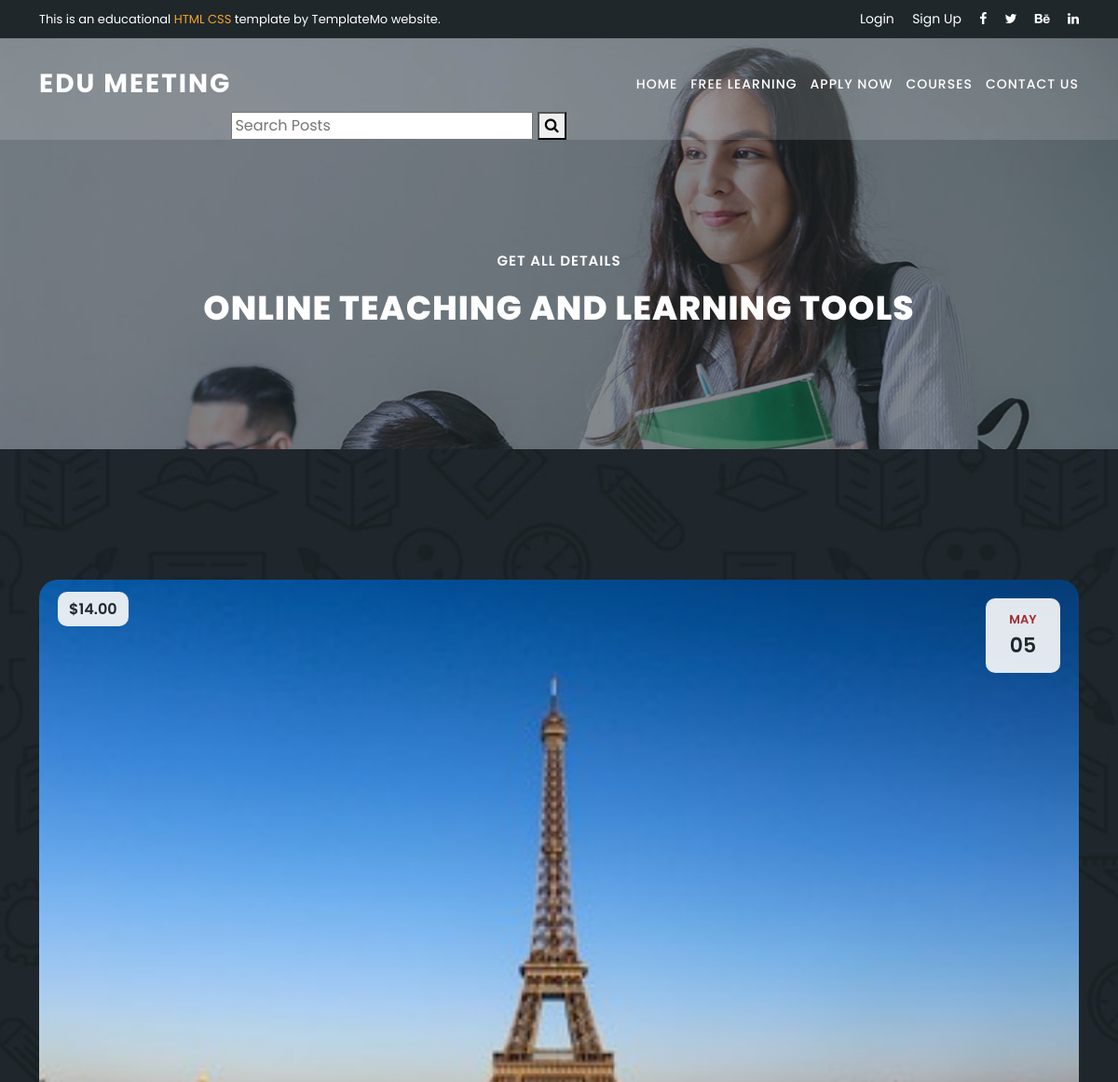
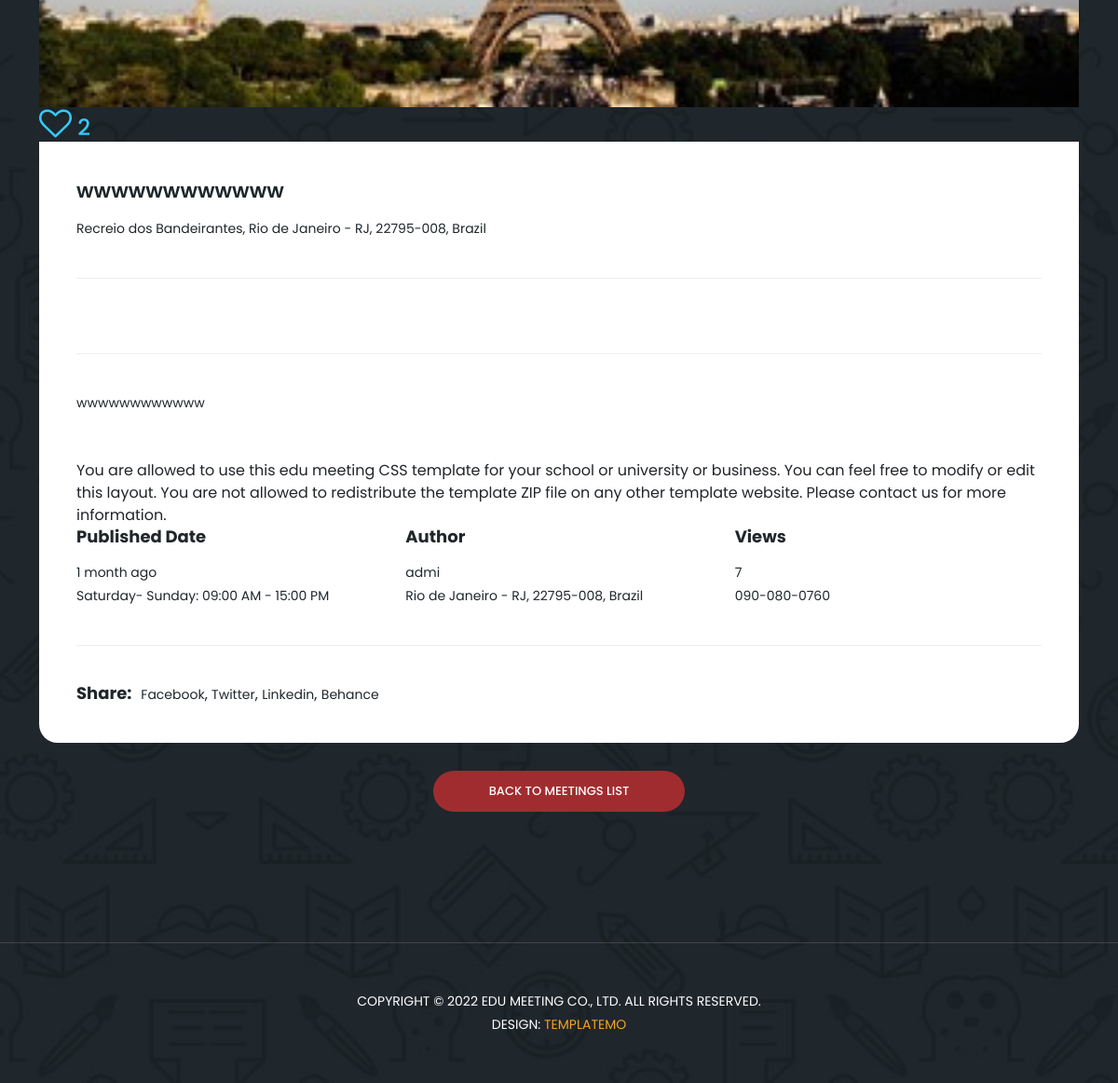
Screenshot of /blog/9 with the database file from the repository (2 pictures, top to bottom).
### blog/models.py (models this page shows, shortened)
class Post(models.Model):
    image = models.ImageField(upload_to='blog/', default='blog/default.jpg')
    tags = TaggableManager(blank=True)
    category = models.ManyToManyField(Category)
    author = models.ForeignKey(User, on_delete=models.SET_NULL, null=True)
    title = models.CharField(max_length=255)
    content = models.TextField()
    counted_view = models.IntegerField(default=0)
    status = models.BooleanField(default=False)
    created_date = models.DateTimeField(auto_now_add=True)
    updated_date = models.DateTimeField(auto_now=True)
    published_date = models.DateTimeField(null=True)
    like = models.IntegerField(default=0)
    class Meta:
        ordering = ["-created_date"]

### blog/views.py (the view)
# urls.py: path("<int:pid>", single_blog, name='single'),
def single_blog(request, pid):
    posts = Post.objects.filter(
        published_date__lte=timezone.now(), status=1)
    post = get_object_or_404(posts, pk=pid)
    post.counted_view += 1
    post.save()
    nex = False
    next = 404
    prev_post = 404
    next_post = 404
    for i, po in enumerate(posts):
        if nex:
            next = po.id
            break
        if po.id == post.id:
            if i == 0:
                prev = 404
            if i != 0:
                prev = temp
            nex = True
        temp = po.id
    if next != 404:
        next_post = get_object_or_404(posts, pk=next)
    if prev != 404:
        prev_post = get_object_or_404(posts, pk=prev)
    context = {"post": post, 'posts': posts,
               "next": next_post, "prev": prev_post}
    return render(request, "blog/single.html", context)

### templates/blog/single.html (shortened to what this page needs)
{% extends 'base.html' %}
{% load static %}
{% load humanize %}
{% block content %}
<section class="heading-page header-text" id="top">
  <div class="container">
    <div class="row">
      <div class="col-lg-12">
        <h6>Get all details</h6>
        <h2>Online Teaching and Learning Tools</h2>
      </div>
    </div>
  </div>
</section>
<section class="meetings-page" id="meetings">
  <div class="container">
    <div class="row">
      <div class="col-lg-12">
        <div class="row">
          <div class="col-lg-12">
            <div class="meeting-single-item">
              <div class="thumb">
                <div class="price">
                  <span>$14.00</span>
                </div>
                <div class="date">
                  <h6>{{post.published_date|date:'M'}} <span>{{post.published_date|date:'d'}}</span></h6>
                </div>
                <a href="meeting-details.html"><img src="{{post.image.url}}" alt=""></a>
              </div>
              <a href="{% url 'blog:like' post.id %}">
                <h4><i style="font-size:35px" class="fa">&#xf08a;</i> {{post.like}}</h4>
              </a>
              <div class="down-content">
                <a href="meeting-details.html">
                  <h4>{{post.title}}</h4>
                </a>
                <p>Recreio dos Bandeirantes, Rio de Janeiro - RJ, 22795-008, Brazil</p>
                <p class="description">
                  {{post.content|safe}}
                  <br><br>You are allowed to use this edu meeting CSS template for your school or university or
                  business. You can feel free to modify or edit this layout. You are not allowed to redistribute the
                  template ZIP file on any other template website. Please contact us for more information.
                </p>
                <div class="row">
                  <div class="col-lg-4">
                    <div class="hours">
                      <h5>Published Date</h5>
                      <p>{{post.published_date|naturaltime}}<br>Saturday- Sunday: 09:00 AM - 15:00 PM</p>
                    </div>
                  </div>
                  <div class="col-lg-4">
                    <div class="location">
                      <h5>Author</h5>
                      <p>{{post.author}}
                        <br>Rio de Janeiro - RJ, 22795-008, Brazil
                      </p>
                    </div>
                  </div>
                  <div class="col-lg-4">
                    <div class="book now">
                      <h5>Views</h5>
                      <p>{{post.counted_view}}<br>090-080-0760</p>
                    </div>
                  </div>
                  <div class="col-lg-12">
                    <div class="share">
                      <h5>Share:</h5>
                      <ul>
                        <li><a href="#">Facebook</a>,</li>
                        <li><a href="#">Twitter</a>,</li>
                        <li><a href="#">Linkedin</a>,</li>
                        <li><a href="#">Behance</a></li>
                      </ul>
                    </div>
                  </div>
                </div>
              </div>
            </div>
          </div>
          <div class="col-lg-12">
            <div class="main-button-red">
              <a href="{% url 'blog:index' %}">Back To Meetings List</a>
            </div>
          </div>
        </div>
      </div>
    </div>
  </div>
  <div class="footer">
    <p>Copyright © 2022 Edu Meeting Co., Ltd. All Rights Reserved.
      <br>Design: <a href="https://templatemo.com" target="_parent" title="free css templates">TemplateMo</a>
    </p>
  </div>
  {% endblock %}

### statics/assets/css/templatemo-edu-meeting.css (style rules this page uses)
html, body, div, span, applet, object, iframe, h1, h2, h3, h4, h5, h6, p, blockquote, div pre, a, abbr, acronym, address, big, cite, code, del, dfn, em, font, img, ins, kbd, q, s, samp, small, strike, strong, sub, sup, tt, var, b, u, i, center, dl, dt, dd, ol, ul, li, figure, header, nav, section, article, aside, footer, figcaption { margin: 0; padding: 0; border: 0; outline: 0; }
ul, li { padding: 0; margin: 0; list-style: none; }
header, nav, section, article, aside, footer, hgroup { display: block; }
* { box-sizing: border-box; }
html, body { font-family: 'Poppins', sans-serif; font-weight: 400; background-color: #fff; font-size: 16px; -ms-text-size-adjust: 100%; -webkit-font-smoothing: antialiased; -moz-osx-font-smoothing: grayscale; }
a { text-decoration: none !important; color: #3CF; }
h1, h2, h3, h4, h5, h6 { margin-top: 0px; margin-bottom: 0px; }
ul { margin-bottom: 0px; }
p { font-size: 14px; line-height: 25px; color: #2a2a2a; }
img { width: 100%; overflow: hidden; }
html, body { background: #fff; font-family: 'Poppins', sans-serif; }
.main-button-red a { font-size: 13px; color: #fff; background-color: #a12c2f; padding: 12px 30px; display: inline-block; border-radius: 22px; font-weight: 500; text-transform: uppercase; transition: all .3s; }
.footer { text-align: center; margin-top: 140px; border-top: 1px solid rgba(250,250,250,0.15); padding: 50px 0px; }
.footer p { text-transform: uppercase; font-size: 14px; color: #fff; }
.footer p a { color: #f5a425; }
section.heading-page { background-image: url(../images/heading-bg.jpg); background-position: center center; background-repeat: no-repeat; background-size: cover; padding-top: 230px; padding-bottom: 110px; text-align: center; }
section.heading-page h6 { margin-top: 0px; font-size: 15px; text-transform: uppercase; font-weight: 600; color: #fff; letter-spacing: 1px; }
section.heading-page h2 { margin-top: 20px; margin-bottom: 20px; font-size: 36px; text-transform: uppercase; font-weight: 800; color: #fff; letter-spacing: 1px; }
section.meetings-page { background-image: url(../images/meetings-page-bg.jpg); background-position: center center; background-attachment: fixed; background-repeat: no-repeat; background-size: cover; padding-top: 140px; padding-bottom: 0px; }
section.meetings-page .main-button-red { text-align: center; }
section.meetings-page .main-button-red a { padding: 12px 60px; text-align: center; margin-top: 30px; }
.meeting-single-item .thumb { position: relative; }
.meeting-single-item .thumb img { border-top-right-radius: 20px; border-top-left-radius: 20px; }
.meeting-single-item .thumb .price { position: absolute; left: 20px; top: 20px; }
.meeting-single-item .thumb .price span { font-size: 16px; color: #1f272b; font-weight: 600; background-color: rgba(250,250,250,0.9); padding: 7px 12px; border-radius: 10px; }
.meeting-single-item .down-content { background-color: #fff; padding: 40px; border-bottom-right-radius: 20px; border-bottom-left-radius: 20px; }
.meeting-single-item .thumb .date { position: absolute; background-color: rgba(250,250,250,0.9); width: 80px; height: 80px; text-align: center; padding: 15px 0px; border-radius: 10px; right: 20px; top: 20px; }
.meeting-single-item .thumb .date h6 { font-size: 13px; text-transform: uppercase; font-weight: 600; color: #a12c2f; }
.meeting-single-item .thumb .date span { display: block; color: #1f272b; font-size: 22px; margin-top: 7px; }
.meeting-single-item .down-content h4 { font-size: 22px; color: #1f272b; font-weight: 600; display: inline-block; margin-bottom: 15px; }
.meeting-single-item .down-content h5 { font-size: 18px; color: #1f272b; font-weight: 700; display: inline-block; margin-bottom: 15px; }
.meeting-single-item .down-content p { color: #1f272b; font-size: 14px; }
.meeting-single-item .down-content p.description { margin-top: 40px; padding-top: 40px; border-top: 1px solid #eee; margin-bottom: 40px; padding-bottom: 40px; border-bottom: 1px solid #eee; }
.meeting-single-item .down-content .share { margin-top: 40px; padding-top: 40px; border-top: 1px solid #eee; }
.meeting-single-item .down-content .share h5 { float: left; margin-right: 10px; margin-bottom: 0px; }
.meeting-single-item .down-content .share ul li { display: inline; }
.meeting-single-item .down-content .share ul li a { font-size: 14px; color: #1f272b; transition: all .3s; }

### rows the page displays
Post: published_date "MAY", published_date "05", image (placeholder picture), like "2", title "wwwwwwwwwwww", content "wwwwwwwwwwww", published_date "1 month ago", author "admi", counted_view "7"
